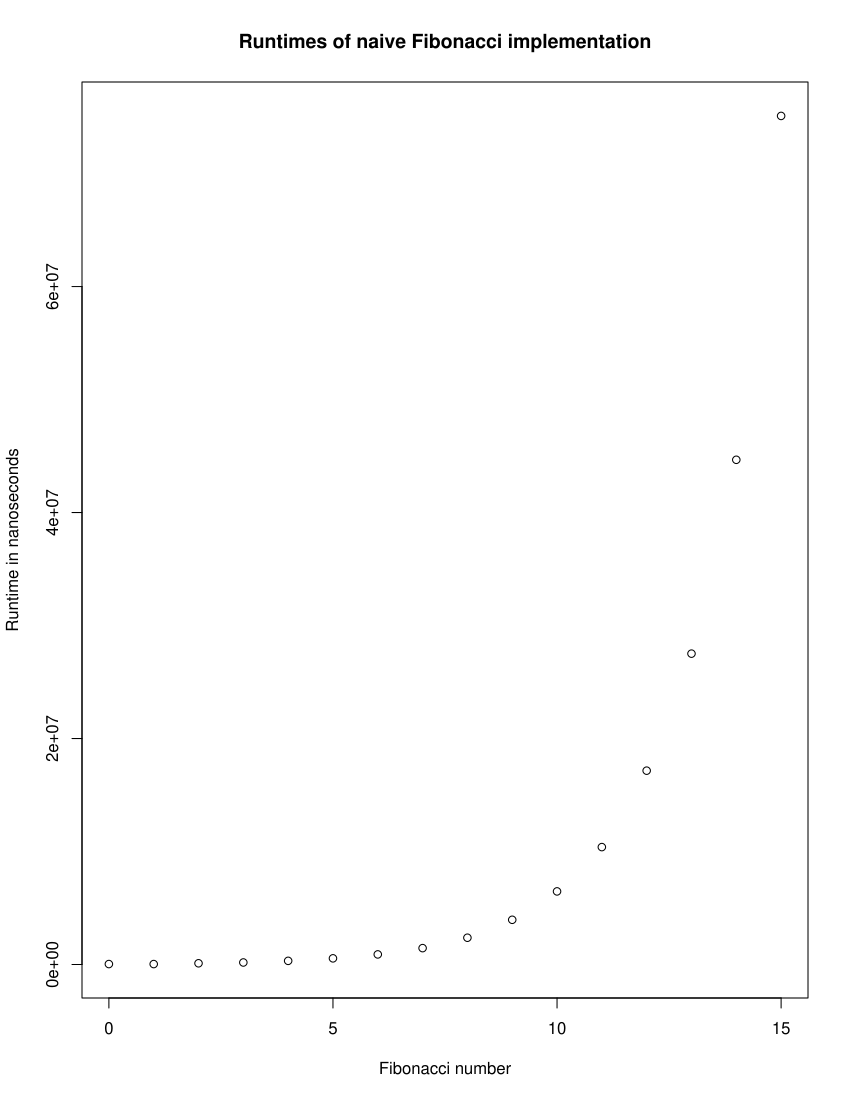

The R source for this figure:
library(testthat)
library(microbenchmark)

#' This function determines the greatest common divisor of two natural numbers
#' using euclid's algorithm.
#' 
#' In each iteration of the algorithm, the remainder of the two numbers is
#' calculated. If it is zero, the smaller of the two numbers is the correct
#' result. If it is not zero, the remainder is the next candidate.
#' 
#' @param a The first natural number. It has to be greater than zero.
#' @param b The second natural number. It has to be greater than zero.
#' 
#' @return The greatest common divisor of the natural numbers a and b.
ggT <- function(a, b) {
  # test if a and b are both integers and greater than zero
  stopifnot(is.numeric(a), is.numeric(b),
            a %% 1 == 0, b %% 1 == 0, a > 0, b > 0)
  
  # euclid's algorithm
  remainder <- a %% b
  while (remainder != 0) {
    a <- b
    b <- remainder
    remainder <- a %% b
  }
  return(b)
}

#' This function tests the results of the ggT-function using a few examples.
test_ggT <- function() {
  test_that("Euclidean ggT test", {
    # this leads to an error because both numbers have to be greater than zero
    expect_error(ggT(0, 1))
    expect_equal(ggT(1, 2), 1)
    expect_equal(ggT(26, 34), 2)
    expect_equal(ggT(58, 145), 29)
    expect_equal(ggT(1000001, 1048576), 1)
  })
}

test_ggT()

#' This function computes the n'th fibonacci number using a naive recursive
#' approach.
#' 
#' @param n An integer describing which element of the fibonacci sequence to
#' return.
#' 
#' @return Returns the n'th fibonacci number or n, if n is less than 2.
fiboSimple <- function(n) {
  stopifnot(is.numeric(n), n %% 1 == 0)
  if (n < 2) {
    return(n)
  }
  # definition of the fibonacci sequence
  return(fiboSimple(n-1) + fiboSimple(n-2))
}

#' This function tests the simple fibonacci implementation on some examples.
test_fiboSimple <- function() {
  test_that("Simple fibonacci test", {
    expect_equal(fiboSimple(1), 1)
    expect_equal(fiboSimple(2), 1)
    expect_equal(fiboSimple(3), 2)
    expect_equal(fiboSimple(12), 144)
    expect_equal(fiboSimple(15), 610)
  })
}

test_fiboSimple()

#' This function computes the n'th fibonacci number using a more efficient
#' approach.
#' 
#' In every iteration of the algorithm, only the two most recent fibonacci
#' numbers are kept in memory. The next number of the sequence is calculated
#' based on these stored numbers in each step. This way, no fibonacci number has
#' to be computed twice as it is the case with the simple approach.
#' 
#' @param n An integer describing which element of the fibonacci sequence to
#' return.
#' 
#' @return Returns the n'th fibonacci number or n, if n is less than 2.
fiboEfficient <- function(n) {
  stopifnot(is.numeric(n), n %% 1 == 0)
  if (n < 2) {
    return(n)
  }
  # these are the two most recently calculated fibonacci numbers
  a <- 1
  b <- 1
  # now iterate until the desired fibonacci number is reached
  while (n > 2) {
    # calculate the next fibonacci number
    c <- a + b
    # update the intermediate results
    a <- b
    b <- c
    # decrement the counter
    n <- n - 1
  }
  # return the most recent fibonacci number
  return(b)
}

#' This function tests the efficient fibonacci implementation on some examples.
test_fiboEfficient <- function() {
  test_that("Efficient fibonacci test", {
    expect_equal(fiboEfficient(1), 1)
    expect_equal(fiboEfficient(2), 1)
    expect_equal(fiboEfficient(3), 2)
    expect_equal(fiboEfficient(12), 144)
    expect_equal(fiboEfficient(15), 610)
    expect_equal(fiboEfficient(30), 832040)
  })
}

test_fiboEfficient()

# performance benchmark
n <- 15 # fibonacci numbers to generate
times <- 20 # used to average runtime
runtimesSimple <- vector(mode="numeric", length=n+1)
runtimesEfficient <- vector(mode="numeric", length=n+1)
for (i in 0:n) {
  runtimesSimple[i+1] <- sum(microbenchmark(fiboSimple(i), times=times)$time)/times
  runtimesEfficient[i+1] <- sum(microbenchmark(fiboEfficient(i), times=times)$time)/times
}

plot(0:n, runtimesSimple, main="Runtimes of naive Fibonacci implementation",
     xlab="Fibonacci number", ylab="Runtime in nanoseconds")
plot(0:n, runtimesEfficient, main="Runtimes of efficient Fibonacci implementation",
     xlab="Fibonacci number", ylab="Runtime in nanoseconds")
